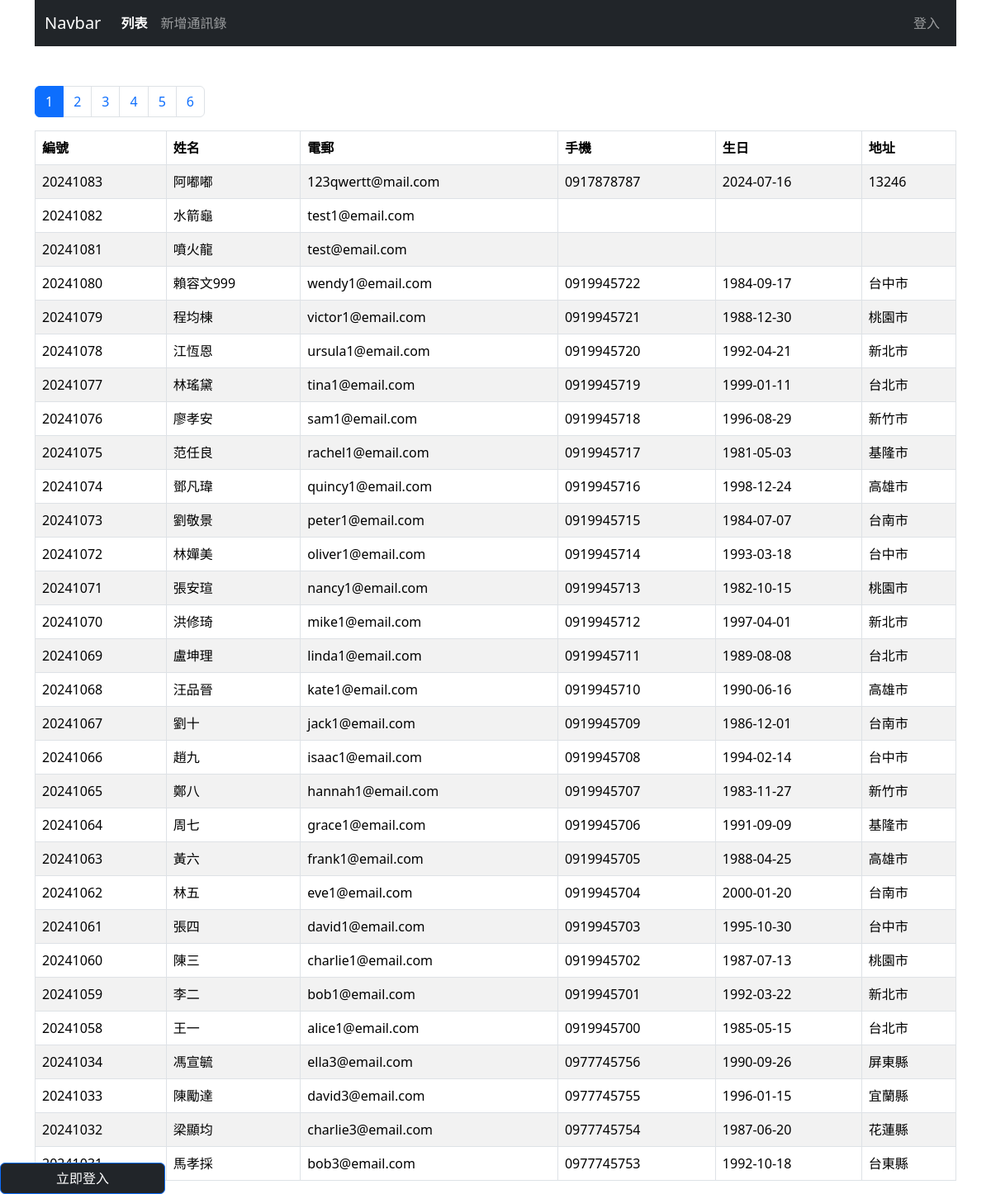
Page /user_CRUD/index_.php on the committed database.
### tables this page shows
CREATE TABLE `userinfo` (
  `user_id` int NOT NULL,
  `user_name` varchar(255) NOT NULL,
  `email` varchar(255) NOT NULL,
  `password` varchar(255) NOT NULL DEFAULT '$2y$10$VdDD5gG8/YhOVyFde/gICeRQ7H870h46ELekpRE1NXRAfBvH9Huki',
  `nick_name` varchar(255) DEFAULT NULL,
  `user_img` varchar(255) DEFAULT NULL,
  `birthday` date DEFAULT NULL,
  `create_day` datetime NOT NULL,
  `last_date` datetime DEFAULT NULL,
  `qr_img` varchar(255) DEFAULT NULL,
  `mobile` varchar(255) DEFAULT NULL,
  `line_id` varchar(255) DEFAULT NULL,
  `postal_code` int DEFAULT NULL,
  `address` varchar(255) DEFAULT NULL,
  `recipient` varchar(255) DEFAULT NULL,
  `contact_number` varchar(255) DEFAULT NULL,
  `store_firm` varchar(255) DEFAULT NULL,
  `store_id` varchar(255) DEFAULT NULL,
  `history_id` int DEFAULT NULL,
  `note` varchar(255) DEFAULT NULL
);

### user_CRUD/list-no-admin.php (the view, shortened to what this page needs)
<?php
$pageName = "ab_list";
$perPage = 30;
$page = isset($_GET['page']) ? intval($_GET['page']) : 1;
require __DIR__ . '/db-connect.php';
$t_sql = "SELECT COUNT(1) FROM userinfo ";
$totalRows = $pdo->query($t_sql)->fetch(PDO::FETCH_NUM)[0];
$totalPages = 0;
$rows = [];
if ($totalRows) {
  $totalPages = ceil($totalRows / $perPage);
  $sql = sprintf(
    "SELECT * FROM userinfo ORDER BY user_id DESC LIMIT %s, %s",
    ($page - 1) * $perPage,
    $perPage
  );
  $rows = $pdo->query($sql)->fetchAll();
}
?>
<?php include __DIR__ . "/parts/html-head.php"; ?>
<?php include __DIR__ . "/parts/navbar.php"; ?>
<div class="container">
  <div class="row">
    <div class="col">
      <nav aria-label="Page navigation example">
        <ul class="pagination">
          <?php for ($i = $page - 5; $i <= $page + 5; $i++) :
            if ($i >= 1 && $i <= $totalPages) :
          ?>
              <li class="page-item <?= $i == $page ? 'active' : '' ?>">
                <a class="page-link" href="?page=<?= $i ?>"><?= $i ?></a>
              </li>
          <?php
            endif;
          endfor; ?>
        </ul>
      </nav>
    </div>
  </div>
  <div class="row">
    <div class="col">
      <table class="table table-bordered table-striped">
        <thead>
          <tr>
            <th>編號</th>
            <th>姓名</th>
            <th>電郵</th>
            <th>手機</th>
            <th>生日</th>
            <th>地址</th>
          </tr>
        </thead>
        <tbody>
          <?php foreach ($rows as $r) : ?>
            <tr>
              <td><?= $r['user_id'] ?></td>
              <td><?= $r['user_name'] ?></td>
              <td><?= $r['email'] ?></td>
              <td><?= $r['mobile'] ?></td>
              <td><?= $r['birthday'] ?></td>
              <td><?= htmlentities($r['address']) ?></td>
            </tr>
          <?php endforeach; ?>
        </tbody>
      </table>
    </div>
  </div>
</div>
<a class="col-2 btn btn-primary fixed-bottom bg-dark ml-5" data-bs-toggle="offcanvas" href="#offcanvasExample" role="button" aria-controls="offcanvasExample">
  立即登入
</a>
<?php include __DIR__ . "/parts/html-foot.php"; ?>

### user_CRUD/index_.php (shortened to what this page needs)
<?php
if (isset($_SESSION["admin"])) {
  include __DIR__ . '/list-admin.php';
} else {
  include __DIR__ . '/list-no-admin.php';
}

### user_CRUD/parts/html-head.php (shortened to what this page needs)
<!DOCTYPE html>
<html lang="zh">
<head>
  <link href="https://cdn.jsdelivr.net/npm/bootstrap@5.3.3/dist/css/bootstrap.min.css" rel="stylesheet" />
  <link rel="stylesheet" href="https://cdnjs.cloudflare.com/ajax/libs/font-awesome/6.5.2/css/all.min.css">
</head>
<body>

### user_CRUD/parts/navbar.php (shortened to what this page needs)
<div class="container mb-5">
  <nav class="navbar navbar-expand-lg  navbar-dark bg-dark">
    <div class="container-fluid">
      <a class="navbar-brand" href="index_.php">Navbar</a>
      <div class="collapse navbar-collapse" id="navbarSupportedContent">
        <ul class="navbar-nav me-auto mb-2 mb-lg-0">
          <li class="nav-item">
            <a class="nav-link <?= $pageName == 'ab_list' ? 'active' : '' ?>" href="index_.php">列表</a>
          </li>
          <li class="nav-item">
            <a class="nav-link <?= $pageName == 'ab_add' ? 'active' : '' ?>" href="add.php">新增通訊錄</a>
          </li>
        </ul>
        <ul class="navbar-nav mb-2 mb-lg-0">
          <?php if (isset($_SESSION["admin"])) : ?>
            <li class="nav-item">
              <a class="nav-link"><?= $_SESSION["admin"]['nick_name'] ?></a>
            </li>
            <li class="nav-item">
              <a class="nav-link" href="logout.php">登出</a>
            </li>
          <?php else : ?>
            <li class="nav-item">
              <a class="nav-link <?= $pageName == 'login' ? 'active' : '' ?>" href="login.php">登入</a>
            </li>
          <?php endif; ?>
        </ul>
      </div>
    </div>
  </nav>
</div>

### user_CRUD/parts/navbar.php (style rules this page uses)
nav.navbar ul.navbar-nav a.nav-link.active { font-weight: 900; border-radius: 6px; }

### rows in the picture
userinfo: user_id "20241083", user_name "阿嘟嘟", email "123qwertt@mail.com", mobile "0917878787", birthday "2024-07-16", address "13246"
userinfo: user_id "20241082", user_name "水箭龜", email "test1@email.com"
userinfo: user_id "20241081", user_name "噴火龍", email "test@email.com"
userinfo: user_id "20241080", user_name "賴容文999", email "wendy1@email.com", mobile "0919945722", birthday "1984-09-17", address "台中市"
userinfo: user_id "20241079", user_name "程均棟", email "victor1@email.com", mobile "0919945721", birthday "1988-12-30", address "桃園市"
userinfo: user_id "20241078", user_name "江恆恩", email "ursula1@email.com", mobile "0919945720", birthday "1992-04-21", address "新北市"
userinfo: user_id "20241077", user_name "林瑤黛", email "tina1@email.com", mobile "0919945719", birthday "1999-01-11", address "台北市"
userinfo: user_id "20241076", user_name "廖孝安", email "sam1@email.com", mobile "0919945718", birthday "1996-08-29", address "新竹市"
userinfo: user_id "20241075", user_name "范任良", email "rachel1@email.com", mobile "0919945717", birthday "1981-05-03", address "基隆市"
userinfo: user_id "20241074", user_name "鄧凡瑋", email "quincy1@email.com", mobile "0919945716", birthday "1998-12-24", address "高雄市"
userinfo: user_id "20241073", user_name "劉敬景", email "peter1@email.com", mobile "0919945715", birthday "1984-07-07", address "台南市"
userinfo: user_id "20241072", user_name "林嬋美", email "oliver1@email.com", mobile "0919945714", birthday "1993-03-18", address "台中市"
userinfo: user_id "20241071", user_name "張安瑄", email "nancy1@email.com", mobile "0919945713", birthday "1982-10-15", address "桃園市"
userinfo: user_id "20241070", user_name "洪修琦", email "mike1@email.com", mobile "0919945712", birthday "1997-04-01", address "新北市"
userinfo: user_id "20241069", user_name "盧坤理", email "linda1@email.com", mobile "0919945711", birthday "1989-08-08", address "台北市"
userinfo: user_id "20241068", user_name "汪品晉", email "kate1@email.com", mobile "0919945710", birthday "1990-06-16", address "高雄市"
userinfo: user_id "20241067", user_name "劉十", email "jack1@email.com", mobile "0919945709", birthday "1986-12-01", address "台南市"
userinfo: user_id "20241066", user_name "趙九", email "isaac1@email.com", mobile "0919945708", birthday "1994-02-14", address "台中市"
userinfo: user_id "20241065", user_name "鄭八", email "hannah1@email.com", mobile "0919945707", birthday "1983-11-27", address "新竹市"
userinfo: user_id "20241064", user_name "周七", email "grace1@email.com", mobile "0919945706", birthday "1991-09-09", address "基隆市"
userinfo: user_id "20241063", user_name "黃六", email "frank1@email.com", mobile "0919945705", birthday "1988-04-25", address "高雄市"
userinfo: user_id "20241062", user_name "林五", email "eve1@email.com", mobile "0919945704", birthday "2000-01-20", address "台南市"
userinfo: user_id "20241061", user_name "張四", email "david1@email.com", mobile "0919945703", birthday "1995-10-30", address "台中市"
userinfo: user_id "20241060", user_name "陳三", email "charlie1@email.com", mobile "0919945702", birthday "1987-07-13", address "桃園市"
userinfo: user_id "20241059", user_name "李二", email "bob1@email.com", mobile "0919945701", birthday "1992-03-22", address "新北市"
userinfo: user_id "20241058", user_name "王一", email "alice1@email.com", mobile "0919945700", birthday "1985-05-15", address "台北市"
userinfo: user_id "20241034", user_name "馮宣毓", email "ella3@email.com", mobile "0977745756", birthday "1990-09-26", address "屏東縣"
userinfo: user_id "20241033", user_name "陳勵達", email "david3@email.com", mobile "0977745755", birthday "1996-01-15", address "宜蘭縣"
userinfo: user_id "20241032", user_name "梁顯均", email "charlie3@email.com", mobile "0977745754", birthday "1987-06-20", address "花蓮縣"
userinfo: user_name "馬孝採", email "bob3@email.com", mobile "0977745753", birthday "1992-10-18", address "台東縣"
